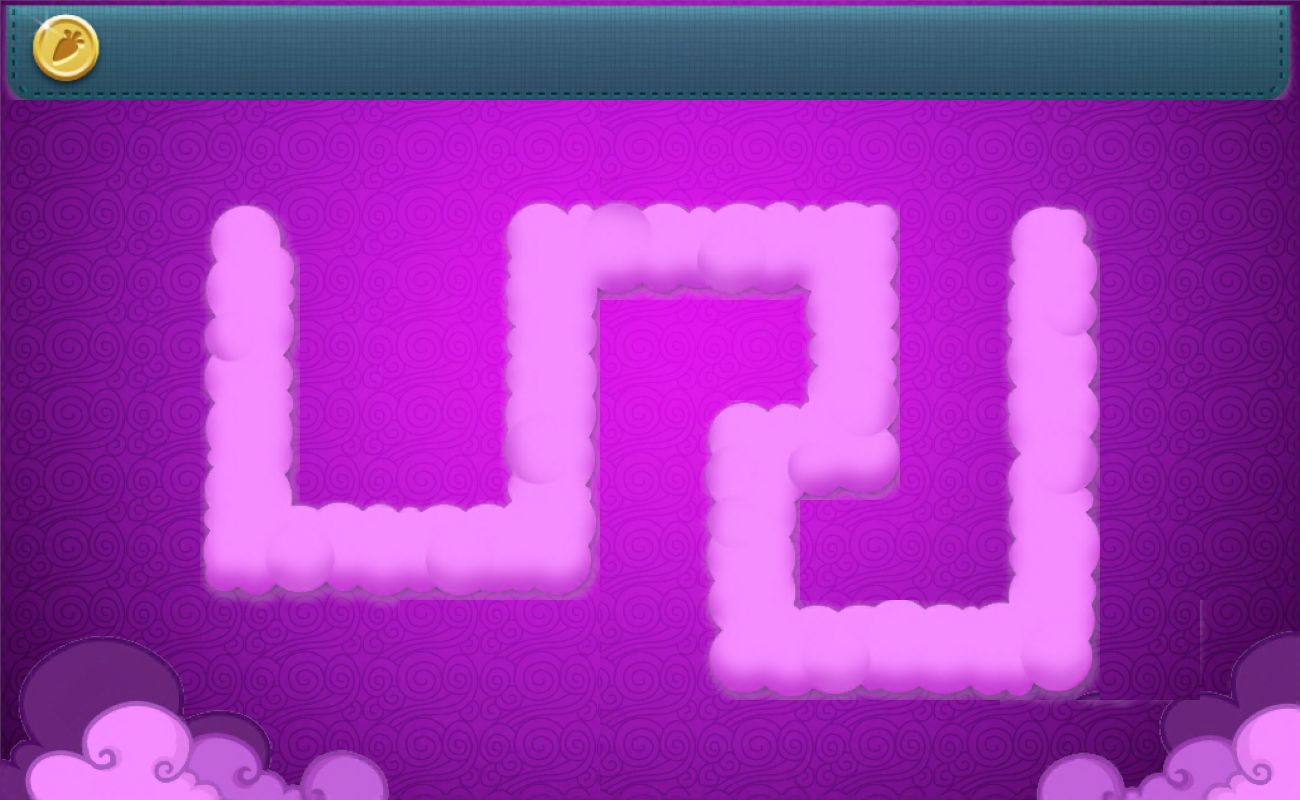

This is a level from a 2D game, rendered from its Tiled map with the project's own tilesets. A one-line summary and the complete map file follow:
An orthogonal 13x8 tile map with 100x100 px tiles, 3 tile layers (Background, Headline, Map), 3 tilesets and 57 objects.

<map version="1.10" tiledversion="1.11.0" orientation="orthogonal" renderorder="right-down" width="13" height="8" tilewidth="100" tileheight="100" infinite="0" nextlayerid="13" nextobjectid="91">
 <tileset firstgid="1" name="BG1" tilewidth="100" tileheight="100" tilecount="84" columns="12">
  <image source="BG1.png" width="1200" height="703" />
 </tileset>
 <tileset firstgid="85" name="Background1.1" tilewidth="100" tileheight="100" tilecount="96" columns="12">
  <image source="Background1.1.png" width="1202" height="803" />
 </tileset>
 <tileset firstgid="181" name="Headline" tilewidth="100" tileheight="100" tilecount="13" columns="13">
  <image source="Headline.png" width="1300" height="118" />
 </tileset>
 <layer id="5" name="Background" width="13" height="8">
  <data encoding="csv">
85,86,87,88,89,90,90,91,92,93,94,95,96,
97,98,99,100,101,102,102,103,104,105,106,107,108,
109,110,111,112,113,114,114,115,116,117,118,119,120,
121,122,123,124,125,126,126,127,128,129,130,131,132,
133,134,135,136,137,138,138,139,140,141,142,143,144,
145,146,147,148,149,150,150,151,152,153,154,155,156,
157,158,159,160,161,162,162,163,164,165,166,167,168,
169,170,171,172,173,174,174,175,176,177,178,179,180
</data>
 </layer>
 <layer id="8" name="Headline" width="13" height="8">
  <data encoding="csv">
181,182,183,184,185,186,187,188,189,190,191,192,193,
0,0,0,0,0,0,0,0,0,0,0,0,0,
0,0,0,0,0,0,0,0,0,0,0,0,0,
0,0,0,0,0,0,0,0,0,0,0,0,0,
0,0,0,0,0,0,0,0,0,0,0,0,0,
0,0,0,0,0,0,0,0,0,0,0,0,0,
0,0,0,0,0,0,0,0,0,0,0,0,0,
0,0,0,0,0,0,0,0,0,0,0,0,0
</data>
 </layer>
 <layer id="4" name="Map" width="13" height="8">
  <data encoding="csv">
0,0,0,0,0,0,0,0,0,0,0,0,0,
0,0,0,0,0,0,0,0,0,0,0,0,0,
0,0,15,0,0,18,19,20,21,0,23,0,0,
0,0,27,0,0,30,0,0,33,0,35,0,0,
0,0,39,0,0,42,0,44,45,0,47,0,0,
0,0,51,52,53,54,0,56,0,0,59,0,0,
61,62,63,64,0,0,0,68,69,70,71,0,72,
73,74,75,76,0,0,0,0,0,0,82,83,84
</data>
 </layer>
 <objectgroup id="2" name="TowerPosition">
  <object id="3" x="0" y="100" width="100" height="100" />
  <object id="4" x="100" y="100" width="100" height="100" />
  <object id="8" x="0" y="200" width="100" height="100" />
  <object id="11" x="0" y="200" width="100" height="100" />
  <object id="12" x="100" y="200" width="100" height="100" />
  <object id="13" x="0" y="300" width="100" height="100" />
  <object id="14" x="100" y="300" width="100" height="100" />
  <object id="15" x="0" y="400" width="100" height="100" />
  <object id="16" x="100" y="400" width="100" height="100" />
  <object id="17" x="0" y="500" width="100" height="100" />
  <object id="18" x="100" y="500" width="100" height="100" />
  <object id="23" x="200" y="100" width="100" height="100" />
  <object id="25" x="300" y="100" width="100" height="100" />
  <object id="28" x="400" y="100" width="100" height="100" />
  <object id="29" x="300" y="200" width="100" height="100" />
  <object id="30" x="400" y="200" width="100" height="100" />
  <object id="31" x="300" y="300" width="100" height="100" />
  <object id="32" x="400" y="300" width="100" height="100" />
  <object id="33" x="300" y="400" width="100" height="100" />
  <object id="34" x="400" y="400" width="100" height="100" />
  <object id="37" x="200" y="600" width="100" height="100" />
  <object id="38" x="300" y="600" width="100" height="100" />
  <object id="39" x="400" y="600" width="100" height="100" />
  <object id="40" x="500" y="600" width="100" height="100" />
  <object id="41" x="400" y="700" width="100" height="100" />
  <object id="42" x="500" y="700" width="100" height="100" />
  <object id="43" x="600" y="300" width="100" height="100" />
  <object id="44" x="700" y="300" width="100" height="100" />
  <object id="45" x="600" y="400" width="100" height="100" />
  <object id="46" x="600" y="500" width="100" height="100" />
  <object id="47" x="600" y="600" width="100" height="100" />
  <object id="48" x="600" y="700" width="100" height="100" />
  <object id="49" x="700" y="700" width="100" height="100" />
  <object id="50" x="800" y="700" width="100" height="100" />
  <object id="51" x="1100" y="500" width="100" height="100" />
  <object id="52" x="1100" y="400" width="100" height="100" />
  <object id="53" x="800" y="500" width="100" height="100" />
  <object id="54" x="900" y="500" width="100" height="100" />
  <object id="55" x="900" y="400" width="100" height="100" />
  <object id="56" x="900" y="300" width="100" height="100" />
  <object id="57" x="900" y="200" width="100" height="100" />
  <object id="58" x="500" y="100" width="100" height="100" />
  <object id="60" x="600" y="100" width="100" height="100" />
  <object id="63" x="700" y="100" width="100" height="100" />
  <object id="65" x="800" y="100" width="100" height="100" />
  <object id="66" x="900" y="100" width="100" height="100" />
  <object id="69" x="1000" y="100" width="100" height="100" />
  <object id="70" x="1100" y="200" width="100" height="100" />
  <object id="71" x="1100" y="300" width="100" height="100" />
  <object id="72" x="1100" y="100" width="100" height="100" />
  <object id="76" x="900" y="700" width="100" height="100" />
 </objectgroup>
 <objectgroup id="3" name="Carrot">
  <object id="2" x="1000" y="200" width="100" height="100" />
 </objectgroup>
 <objectgroup id="12" name="Treasure">
  <object id="88" x="300" y="200" width="200" height="200" />
 </objectgroup>
 <objectgroup id="9" name="Grass">
  <object id="78" x="300" y="400" width="100" height="100" />
  <object id="80" x="400" y="400" width="100" height="100" />
 </objectgroup>
 <objectgroup id="10" name="Stone">
  <object id="83" x="200" y="600" width="200" height="100" />
  <object id="84" x="800" y="500" width="200" height="100" />
 </objectgroup>
</map>
